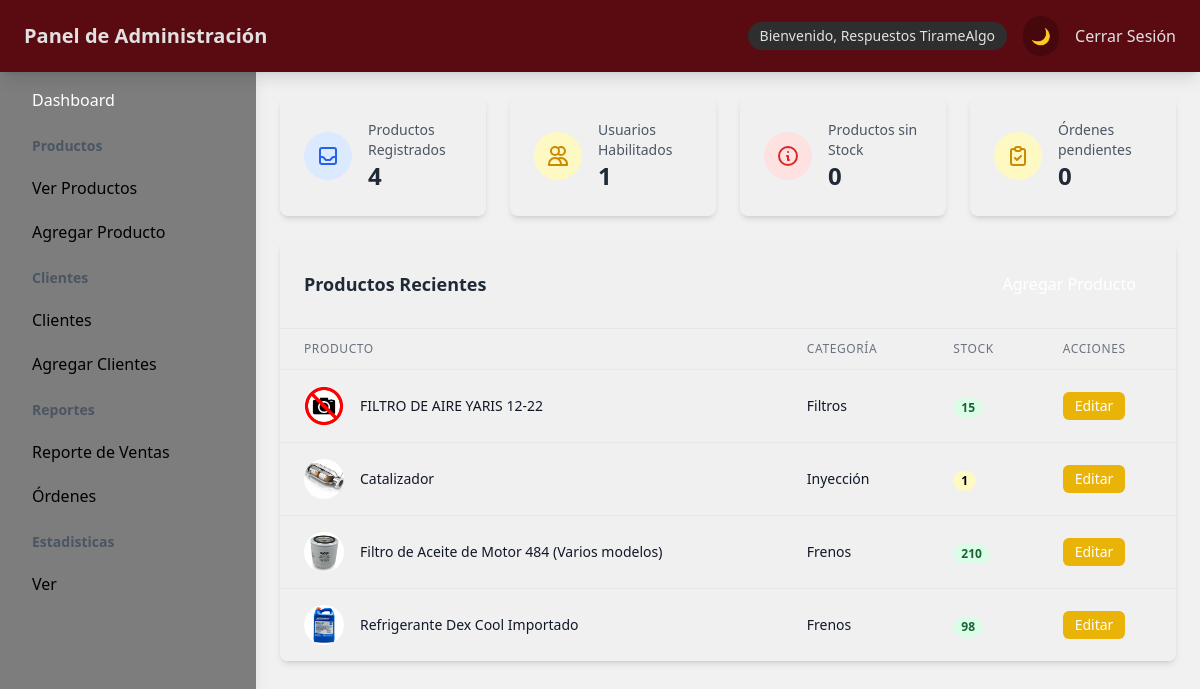
Page /panelAdmin/admin.php (signed in) on the earlier database version.
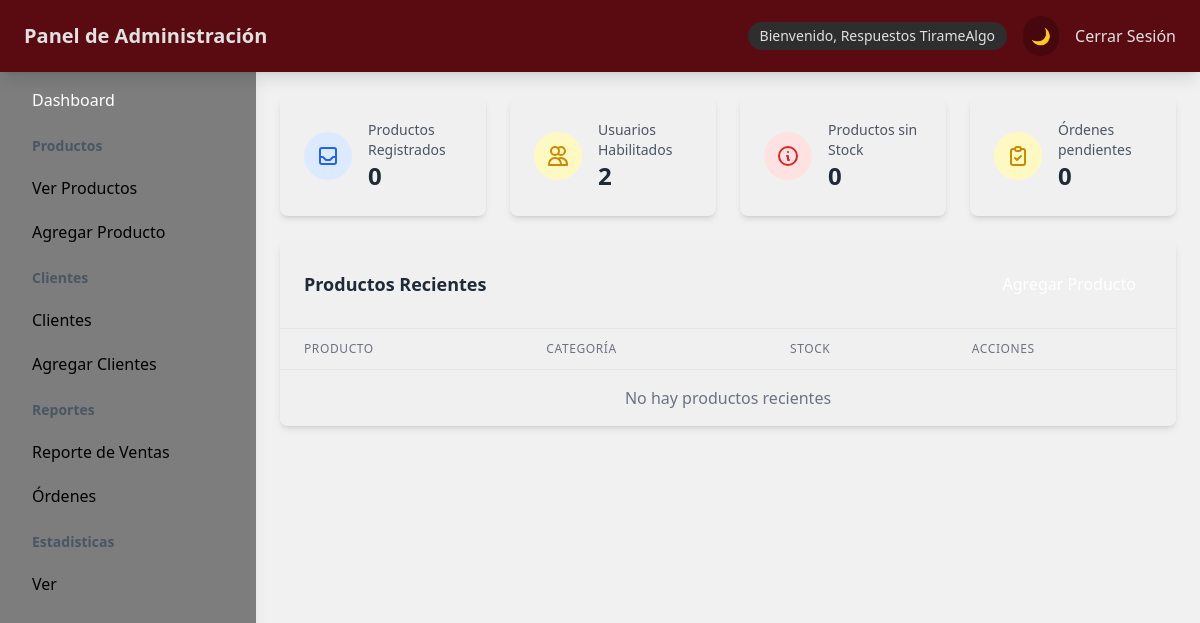
Same page on the later database version.
### tables this page shows
CREATE TABLE `administrador` (
  `id_administrador` int(11) NOT NULL,
  `nombre_administrador` varchar(45) NOT NULL,
  `correo` varchar(60) NOT NULL,
  `contrasena` varchar(16) NOT NULL,
  `cargo` varchar(15) NOT NULL,
  `intentos` int(1) DEFAULT 0
);

CREATE TABLE `productos` (
  `id_producto` int(11) NOT NULL,
  `numero_de_parte` varchar(20) NOT NULL,
  `nombre_producto` varchar(80) NOT NULL,
  `categoria_producto` varchar(20) DEFAULT NULL,
  `marca_producto` varchar(20) DEFAULT NULL,
  `precio_producto` decimal(10,2) DEFAULT NULL,
  `stock_producto` int(11) DEFAULT NULL,
  `descripcion_producto` text DEFAULT NULL,
  `fecha_creacion` date DEFAULT NULL,
  `hora_creacion` time DEFAULT NULL,
  `id_proveedor` int(11) NOT NULL
);

CREATE TABLE `foto_productos` (
  `id_foto` int(11) NOT NULL,
  `ruta_foto` varchar(200) NOT NULL,
  `num_foto` int(11) DEFAULT NULL,
  `id_producto` int(11) NOT NULL
);

### logica/validar.php (called while the page is built, shortened)
<?php
    function obtenerRutasArchivos($id) {
        $conn = new mysqli('localhost', 'root', '', 'repuestos_tiramealgo');
        $sql = "SELECT ruta_foto FROM foto_productos WHERE id_producto = $id  LIMIT 1";
        $result = $conn->query($sql);
        $ruta_imagen = "../assets/foto-repuestos/no_foto.jpg";
        if ($result && $result->num_rows > 0) {
            $row = $result->fetch_assoc();
            $ruta_imagen = $row["ruta_foto"];
        }
        return $ruta_imagen;
    }
?>

### panelAdmin/admin.php (the view, shortened to what this page needs)
<?php
require '../logica/validar.php';
require '../logica/conexionbdd.php';
$stmt = $conn->prepare("SELECT * FROM administrador WHERE id_administrador = ?");
$stmt->bind_param("i", $_SESSION['id']);
$stmt->execute();
$resultado = $stmt->get_result();
$fila = $resultado->fetch_assoc();
$sql = "SELECT COUNT(*) FROM productos;";
$result = $conn->query($sql);
if ($result->num_rows > 0) {
    $row = $result->fetch_assoc();
    $cantidad_productos = $row["COUNT(*)"];
} else {
    $cantidad_productos = 0;
}
$sql = "SELECT COUNT(*) FROM productos WHERE stock_producto = 0;";
$result = $conn->query($sql);
if ($result->num_rows > 0) {
    $row = $result->fetch_assoc();
    $no_productos = $row["COUNT(*)"];
} else {
    $no_productos = 0;
}
$sql = "SELECT COUNT(*) FROM clientes WHERE estado_cliente = 'Activo';";
$result = $conn->query($sql);
if ($result->num_rows > 0) {
    $row = $result->fetch_assoc();
    $usuarios_activos = $row["COUNT(*)"];
} else {
    $usuarios_activos = 0;
}
$sql = "SELECT COUNT(*) FROM ordenes WHERE estado = 'pendiente'";
$result = $conn->query($sql);
if ($result->num_rows > 0) {
    $row = $result->fetch_assoc();
    $ordenes_pendientes = $row["COUNT(*)"];
} else {
    $ordenes_pendientes = 0;
}
?>
<!DOCTYPE html>
<html lang="es" class="dark">
<head>
    <script src="https://cdn.tailwindcss.com"></script>
    <script src="../js/tailwind_config.js"></script>
    <link rel="stylesheet" href="../css/global_style.css">
</head>
<body class="bg-pattern transition-colors duration-200">
    <nav class="bg-custom-wineDeep backdrop-blur-sm dark:bg-custom-wineDeep text-custom-silver px-6 py-4 fixed w-full top-0 z-50 shadow-lg">
        <div class="flex justify-between items-center">
            <div class="text-xl font-bold">Panel de Administración</div>
            <div class="flex items-center gap-4">
                <span class="text-sm bg-custom-steelDark px-3 py-1 rounded-full">Bienvenido, <?php echo $fila['nombre_administrador'] ?></span>
                <button
                    onclick="toggleDarkMode()"
                    class="p-2 rounded-full bg-custom-wineDark dark:bg-custom-red hover:bg-custom-red dark:hover:bg-custom-wineDark transition-colors duration-200"
                    aria-label="Alternar entre modo oscuro y claro"
                >
                    <span class="dark:hidden">🌙</span>
                </button>
                <a href="../logica/cerrar-sesion.php" class="hover:underline">Cerrar Sesión</a>
            </div>
        </div>
    </nav>
    <div class="fixed left-0 top-16 h-full w-64 bg-custom-gray backdrop-blur-sm dark:bg-custom-steelDark shadow-lg">
        <div class="p-4">
            <nav class="space-y-2">
                <a class="block px-4 py-2 rounded-lg bg-custom-blue text-white hover:bg-custom-blue-light transition-colors">
                    Dashboard
                </a>
                <div class="space-y-1">
                    <div class="px-4 py-2 text-sm font-semibold text-gray-600 dark:text-white">Productos</div>
                    <a href="./ver-producto.php" class="block px-4 py-2 rounded-lg hover:bg-gray-100 dark:hover:bg-gray-700 transition-colors dark:text-gray-400">
                        Ver Productos
                    </a>
                    <a href="./agregar-producto.php" class="block px-4 py-2 rounded-lg hover:bg-gray-100 dark:hover:bg-gray-700 dark:text-gray-400 transition-colors">
                        Agregar Producto
                    </a>
                </div>
                <div class="space-y-1">
                    <div class="px-4 py-2 text-sm font-semibold text-gray-600 dark:text-white">Clientes</div>
                    <a href="verClientes.php" class="block px-4 py-2 rounded-lg hover:bg-gray-100 dark:hover:bg-gray-700 dark:text-gray-400 transition-colors">
                        Clientes
                    </a>
                    <a href="./agregarCliente.php" class="block px-4 py-2 rounded-lg hover:bg-gray-100 dark:hover:bg-gray-700 dark:text-gray-400 transition-colors">
                        Agregar Clientes
                    </a>
                </div>
                <div class="space-y-1">
                    <div class="px-4 py-2 text-sm font-semibold text-gray-600 dark:text-white">Reportes</div>
                    <a href="./reportes.php" class="block px-4 py-2 rounded-lg hover:bg-gray-100 dark:hover:bg-gray-700 dark:text-gray-400 transition-colors">
                        Reporte de Ventas
                    </a>
                    <a href="./ordenes.php" class="block px-4 py-2 rounded-lg hover:bg-gray-100 dark:hover:bg-gray-700 dark:text-gray-400 transition-colors">
                        Órdenes
                    </a>
                </div>
                <div class="space-y-1">
                    <div class="px-4 py-2 text-sm font-semibold text-gray-600 dark:text-white">Estadisticas</div>
                    <a href="./estadisticas.php" class="block px-4 py-2 rounded-lg hover:bg-gray-100 dark:hover:bg-gray-700 dark:text-gray-400 transition-colors">
                        Ver
                    </a>
                </div>
            </nav>
        </div>
    </div>
    <main class="ml-64 pt-24 px-6 pb-20">
        <div class="grid grid-cols-1 md:grid-cols-2 lg:grid-cols-4 gap-6 mb-6">
            <div class="bg-custom-silverLight dark:bg-custom-steelDark rounded-lg shadow-md p-6">
                <a>
                    <div class="flex items-center">
                        <div class="p-3 bg-blue-100 dark:bg-blue-900 rounded-full">
                        </div>
                        <div class="ml-4">
                            <h2 class="text-gray-600 dark:text-gray-400 text-sm">Productos Registrados</h2>
                            <p class="text-2xl font-semibold text-gray-800 dark:text-white">
                                <?php echo $cantidad_productos; ?>
                            </p>
                        </div>
                    </div>
                </a>
            </div>
            <div class="bg-custom-silverLight dark:bg-custom-steelDark rounded-lg shadow-md p-6">
                <a>
                    <div class="flex items-center">
                        <div class="p-3 bg-yellow-100 dark:bg-yellow-900 rounded-full">
                            <svg class="w-6 h-6 text-yellow-600 dark:text-yellow-300" fill="none" stroke="currentColor" viewBox="0 0 24 24">
                                <path stroke-linecap="round" stroke-linejoin="round" stroke-width="2" d="M12 4.354a4 4 0 110 5.292M15 21H3v-1a6 6 0 0112 0v1zm0 0h6v-1a6 6 0 00-9-5.197M13 7a4 4 0 11-8 0 4 4 0 018 0z"></path>
                            </svg>
                        </div>
                        <div class="ml-4">
                            <h2 class="text-gray-600 dark:text-gray-400 text-sm">Usuarios Habilitados</h2>
                            <p class="text-2xl font-semibold text-gray-800 dark:text-white"><?php echo $usuarios_activos; ?></p>
                        </div>
                    </div>
                </a>
            </div>
            <div class="bg-custom-silverLight dark:bg-custom-steelDark rounded-lg shadow-md p-6">
                <a>
                    <div class="flex items-center">
                        <div class="p-3 bg-red-100 dark:bg-red-900 rounded-full">
                            <svg class="w-6 h-6 text-red-600 dark:text-red-300" fill="none" stroke="currentColor" viewBox="0 0 24 24">
                                <path stroke-linecap="round" stroke-linejoin="round" stroke-width="2" d="M13 16h-1v-4h-1m1-4h.01M21 12a9 9 0 11-18 0 9 9 0 0118 0z"></path>
                            </svg>
                        </div>
                        <div class="ml-4">
                            <h2 class="text-gray-600 dark:text-gray-400 text-sm">Productos sin Stock</h2>
                            <p class="text-2xl font-semibold text-gray-800 dark:text-white"><?php echo $no_productos; ?></p>
                        </div>
                    </div>
                </a>
            </div>
            <div class="bg-custom-silverLight dark:bg-custom-steelDark rounded-lg shadow-md p-6">
                <a>
                    <div class="flex items-center">
                        <div class="p-3 bg-yellow-100 dark:bg-yellow-900 rounded-full">
                        </div>
                        <div class="ml-4">
                            <h2 class="text-gray-600 dark:text-gray-400 text-sm">Órdenes pendientes</h2>
                            <p class="text-2xl font-semibold text-gray-800 dark:text-white"><?php echo $ordenes_pendientes; ?></p>
                        </div>
                    </div>
                </a>
            </div>
        </div>
        <div class="bg-custom-silverLight dark:bg-custom-steelDark rounded-lg shadow-md overflow-hidden">
            <div class="p-6 border-b border-gray-200 dark:border-gray-700">
                <div class="flex justify-between items-center">
                    <h3 class="text-lg font-semibold text-gray-800 dark:text-white">Productos Recientes</h3>
                    <a>
                        <button class="px-4 py-2 bg-custom-blue hover:bg-custom-blue-light text-white rounded-md transition-colors duration-200">
                        </button>
                    </a>
                </div>
            </div>
            <div class="overflow-x-auto">
                <table class="min-w-full divide-y divide-gray-200 dark:divide-gray-700">
                    <thead class="bg-custom-silverLight dark:bg-custom-steelDark">
                        <tr>
                            <th class="px-6 py-3 text-left text-xs font-medium text-gray-500 dark:text-gray-300 uppercase tracking-wider">
                                Producto
                            </th>
                            <th class="px-6 py-3 text-left text-xs font-medium text-gray-500 dark:text-gray-300 uppercase tracking-wider">
                                Categoría
                            </th>
                            <th class="px-6 py-3 text-left text-xs font-medium text-gray-500 dark:text-gray-300 uppercase tracking-wider">
                                Stock
                            </th>
                            <th class="px-6 py-3 text-left text-xs font-medium text-gray-500 dark:text-gray-300 uppercase tracking-wider">
                                Acciones
                            </th>
                        </tr>
                    </thead>
                    <tbody class="bg-custom-silverLight dark:bg-custom-steelDark divide-y divide-gray-200 dark:divide-gray-700">
                        <?php
                        $sql_productos = "SELECT * FROM productos ORDER BY fecha_creacion DESC, hora_creacion DESC LIMIT 4;";
                        $result_productos = $conn->query($sql_productos);
                        if ($result_productos->num_rows > 0) {
                            while ($row = $result_productos->fetch_assoc()) {
                                $foto_productos = obtenerRutasArchivos($row['id_producto']);
                        ?>
                                <tr>
                                    <td class="px-6 py-4 whitespace-nowrap">
                                        <div class="flex items-center">
                                            <div class="h-10 w-10 flex-shrink-0">
                                                <img class="h-10 w-10 rounded-full object-cover" src="<?php echo $foto_productos; ?>" alt="">
                                            </div>
                                            <div class="ml-4">
                                                <div class="text-sm font-medium text-gray-900 dark:text-white">
                                                    <?php echo $row['nombre_producto']; ?>
                                                </div>
                                            </div>
                                        </div>
                                    </td>
                                    <td class="px-6 py-4 whitespace-nowrap">
                                        <div class="text-sm text-gray-900 dark:text-white"><?php echo $row['categoria_producto']; ?></div>
                                    </td>
                                    <td class="px-6 py-4 whitespace-nowrap">
                                        <?php
                                        if ($row['stock_producto'] > 5) {
                                        ?>
                                            <span class="px-2 inline-flex text-xs leading-5 font-semibold rounded-full bg-green-100 text-green-800 dark:bg-green-900 dark:text-green-200"> <?php echo $row['stock_producto']; ?></span>
                                        <?php
                                        } elseif ($row['stock_producto'] == 0) {
                                        ?>
                                            <span class="px-2 inline-flex text-xs leading-5 font-semibold rounded-full bg-red-100 text-red-800 dark:bg-red-900 dark:text-red-200"> <?php echo $row['stock_producto']; ?></span>
                                        <?php
                                        } elseif ($row['stock_producto'] < 6) {
                                        ?>
                                            <span class="px-2 inline-flex text-xs leading-5 font-semibold rounded-full bg-yellow-100 text-yellow-00 dark:bg-yellow-700 dark:text-yellow-100"> <?php echo $row['stock_producto']; ?></span>
                                        <?php
                                        }
                                        ?>
                                    </td>
                                    <td class="px-6 py-4 whitespace-nowrap text-sm font-medium">
                                        <div class="flex space-x-2">
                                            <a class="bg-yellow-500 hover:bg-yellow-600 text-white px-3 py-1 rounded-md transition-colors duration-200">
                                                Editar
                                            </a>
                                        </div>
                                    </td>
                            <?php
                            }
                        } else {
                            echo "<tr><td colspan='4' class='px-6 py-4 text-center text-gray-500 dark:text-gray-400'>No hay productos recientes</td></tr>";
                        }
                            ?>
                                </tr>
                    </tbody>
                </table>
            </div>
        </div>
    </main>
</body>
</html>

### css/global_style.css (style rules this page uses)
.bg-pattern { background-image: linear-gradient(to bottom, rgba(240, 240, 240, 0.95) 0%, rgba(240, 240, 240, 0.95) 100%); background-size: cover; background-position: center; background-attachment: fixed; }

Differences in the rows shown:
removed productos: shows a picture, nombre_producto "FILTRO DE AIRE YARIS 12-22", categoria_producto "Filtros", stock_producto "15"
removed productos: id_producto.ruta_foto (picture), nombre_producto "Catalizador", categoria_producto "Inyección", stock_producto "1"
removed productos: id_producto.ruta_foto (picture), nombre_producto "Filtro de Aceite de Motor 484 (Varios modelos)", categoria_producto "Frenos", stock_producto "210"
removed productos: id_producto.ruta_foto (picture), nombre_producto "Refrigerante Dex Cool Importado", categoria_producto "Frenos", stock_producto "98"
Other differences:
$cantidad_productos: "4" → "0"
$usuarios_activos: "1" → "2"
text now shown: "No hay productos recientes"
